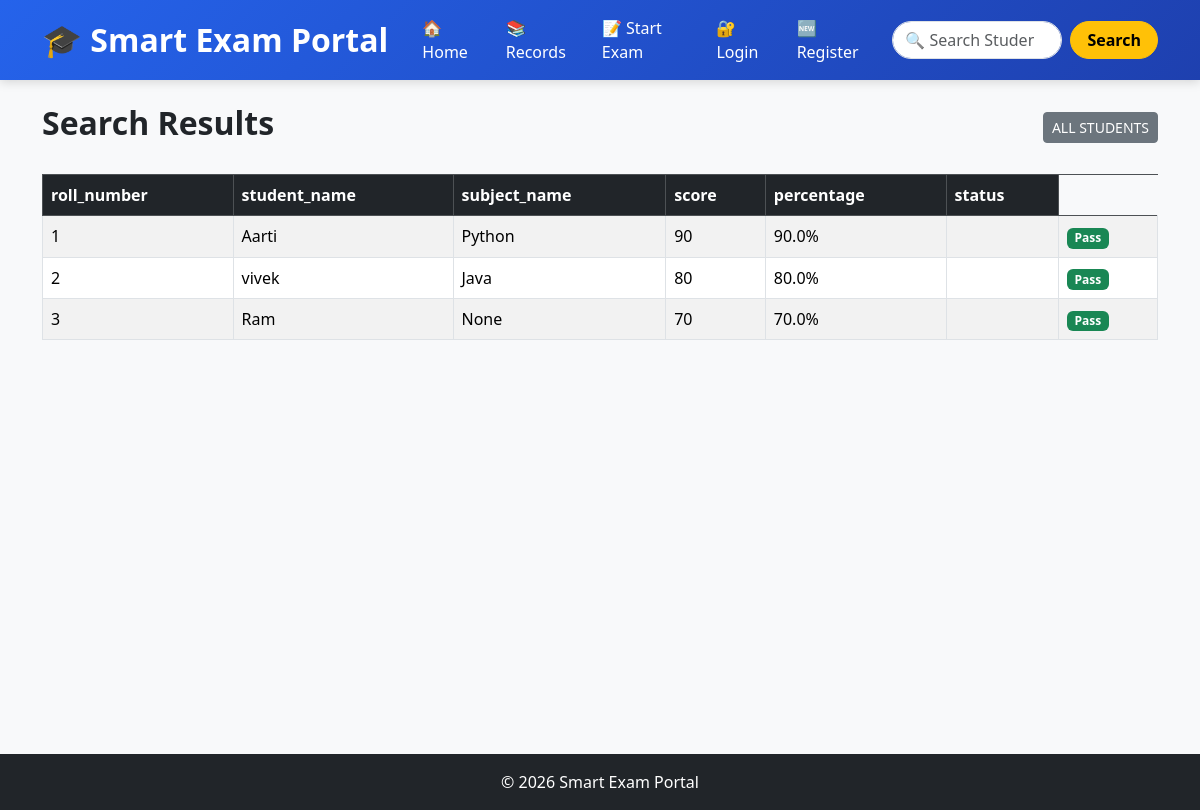
Before: /search with the older database file.
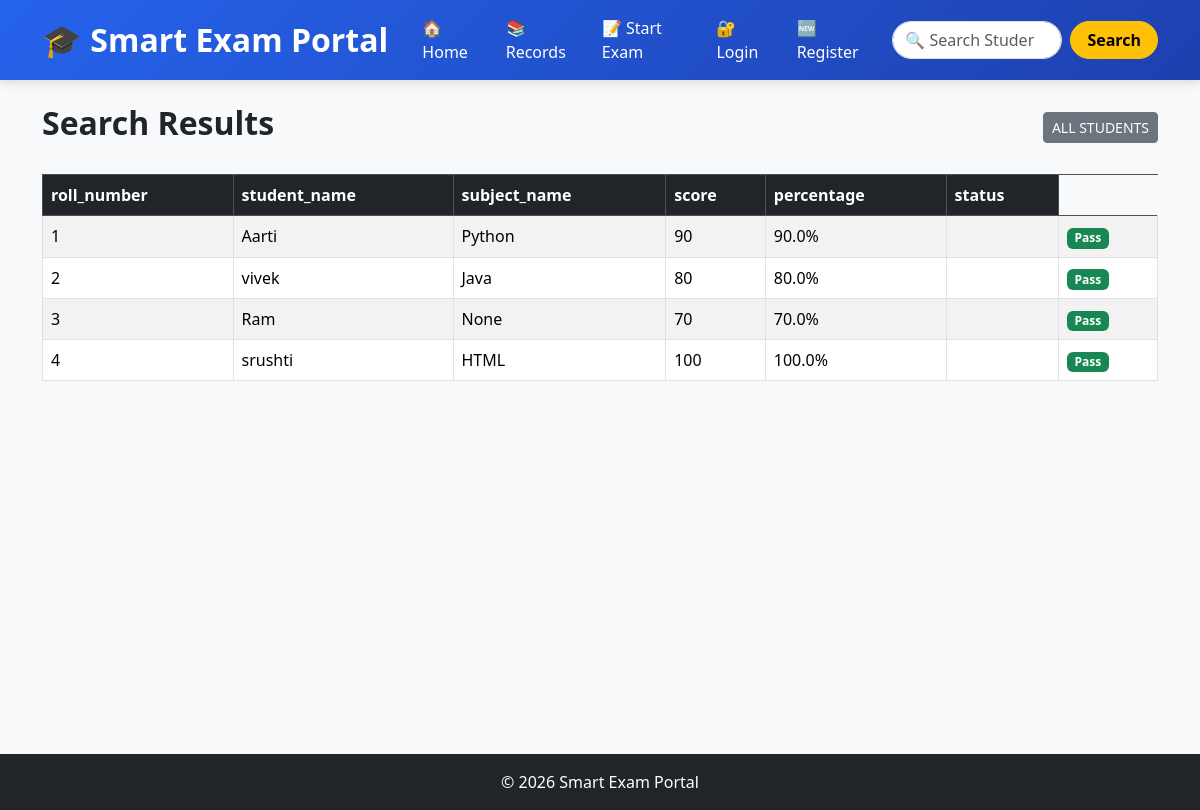
After: the same page with the newer database file.
### tables this page shows
CREATE TABLE students (
    id INTEGER PRIMARY KEY AUTOINCREMENT,
    roll_number INTEGER,
    subject_name TEXT,
    student_name TEXT,
    score INTEGER,
    percentage REAL,
    exam_date TEXT
, subject_id INTEGER);

CREATE TABLE subjects (
        id INTEGER PRIMARY KEY AUTOINCREMENT,
        name TEXT NOT NULL UNIQUE
    );

### smart_exam_portal/app.py (the view)
@app.route("/search")
def search():
    q = request.args.get("q", "")
    conn = get_db()
    if q:
        students = conn.execute("""
            SELECT
                students.id,
                students.roll_number,
                students.student_name,
                students.score,
                students.percentage,
                students.exam_date,
                subjects.name AS subject_name
            FROM students
            LEFT JOIN subjects
            ON students.subject_id = subjects.id
            WHERE students.student_name LIKE ?
            OR CAST(students.roll_number AS TEXT) LIKE ?
        """, (f"%{q}%", f"%{q}%")).fetchall()
    else:
        students = conn.execute("""
            SELECT
                students.id,
                students.roll_number,
                students.student_name,
                students.score,
                students.percentage,
                students.exam_date,
                subjects.name AS subject_name
            FROM students
            LEFT JOIN subjects
            ON students.subject_id = subjects.id
        """).fetchall()
    conn.close()
    return render_template(
        "search.html",
        students=students,
        query=q
    )

### smart_exam_portal/database.py (called while the page is built)
def get_db():
    conn = sqlite3.connect("myproject.db")
    conn.row_factory = sqlite3.Row
    return conn

### smart_exam_portal/templates/search.html (shortened to what this page needs)
{% extends "base.html" %}
{% block content %}
<div class="d-flex justify-content-between align-items-center mb-4">
    <h2 class="fw-bold">Search Results</h2>
    <a href="{{ url_for('records') }}"
       class="btn btn-secondary btn-sm">
        ALL STUDENTS
    </a>
</div>
{% if students|length > 0 %}
<table class="table table-striped table-bordered table-hover">
    <thead class="table-dark">
        <tr>
            <th>roll_number</th>
            <th>student_name</th>
            <th>subject_name</th>
            <th>score</th>
            <th>percentage</th>
            <th>status</th>
        </tr>
    </thead>
    <tbody>
        {% for student in students %}
        <tr>
            <td>{{ student.roll_number }}</td>
            <td>{{ student.student_name }}</td>
            <td>{{ student.subject_name }}</td>
            <td>{{ student.score }}</td>
            <td>{{ student.percentage }}%</td>
            <td>{{ student.status }}</td>
            <td>
                {% if student.percentage >= 40 %}
                    <span class="badge bg-success">
                        Pass
                    </span>
                {% else %}
                    <span class="badge bg-danger">
                        Fail
                    </span>
                {% endif %}
            </td>
        </tr>
        {% endfor %}
    </tbody>
</table>
{% endif %}
{% endblock %}

### smart_exam_portal/templates/base.html (shortened to what this page needs)
<!DOCTYPE html>
<html lang="en">
<head>
    <link href="https://cdn.jsdelivr.net/npm/bootstrap@5.3.3/dist/css/bootstrap.min.css" rel="stylesheet">
</head>
<body>
<nav class="navbar navbar-expand-lg navbar-dark">
    <div class="container">
        <a class="navbar-brand" href="{{ url_for('home') }}">
            🎓 Smart Exam Portal
        </a>
        <div class="collapse navbar-collapse justify-content-end"
             id="navbarContent">
            <ul class="navbar-nav align-items-center">
                <li class="nav-item">
                    <a class="nav-link"
                       href="{{ url_for('home') }}">
                        🏠 Home
                    </a>
                </li>
                <li class="nav-item">
                    <a class="nav-link"
                       href="{{ url_for('records') }}">
                        📚 Records
                    </a>
                </li>
                <li class="nav-item">
                    <a class="nav-link"
                       href="{{ url_for('exam') }}">
                        📝 Start Exam
                    </a>
                </li>
                 {% if session.get('username') %}
<li class="nav-item me-2">
    <span class="badge bg-warning text-dark fs-6 p-2">
        👤 {{ session['username'] }}
    </span>
</li>
<li class="nav-item">
    <a class="nav-link"
       href="{{ url_for('logout') }}">
        🚪 Logout
    </a>
</li>
{% else %}
<li class="nav-item">
    <a class="nav-link"
       href="{{ url_for('login') }}">
        🔐 Login
    </a>
</li>
<li class="nav-item">
    <a class="nav-link"
       href="{{ url_for('register') }}">
        🆕 Register
    </a>
</li>
{% endif %}
            </ul>
            <form class="d-flex ms-lg-3 mt-2 mt-lg-0 position-relative"
                  action="{{ url_for('search') }}"
                  method="GET">
                <input
                    id="searchInput"
                    class="form-control me-2 rounded-pill search-input"
                    type="search"
                    placeholder="🔍 Search Student"
                    name="q"
                    autocomplete="off">
                <button
                    class="btn btn-warning fw-bold rounded-pill px-3 search-btn"
                    type="submit">
                    Search
                </button>
            </form>
        </div>
    </div>
</nav>
<div class="container mt-4 main-content">
    {% block content %}
    {% endblock %}
</div>
<footer class="bg-dark text-white text-center p-3">
    © 2026 Smart Exam Portal
</footer>
</body>
</html>

### smart_exam_portal/templates/base.html (style rules this page uses)
body { background-color:#f8f9fa; }
.navbar { background: linear-gradient(135deg, #2563eb, #1e40af); padding: 8px 0; box-shadow: 0 2px 10px rgba(0,0,0,0.15); }
.navbar-brand { font-size: 32px; font-weight: 700; }
.nav-link { color:white !important; font-weight:500; margin-left:10px; transition: all 0.3s ease; }
.search-input { width:170px; height:38px; }
.search-btn { transition: all 0.3s ease; }
.main-content { min-height:75vh; }
footer { margin-top:50px; }

Changed rows visible on the page:
added students: roll_number "4", student_name "srushti", subject_name "HTML", score "100", percentage "100.0", shows "Pass"
